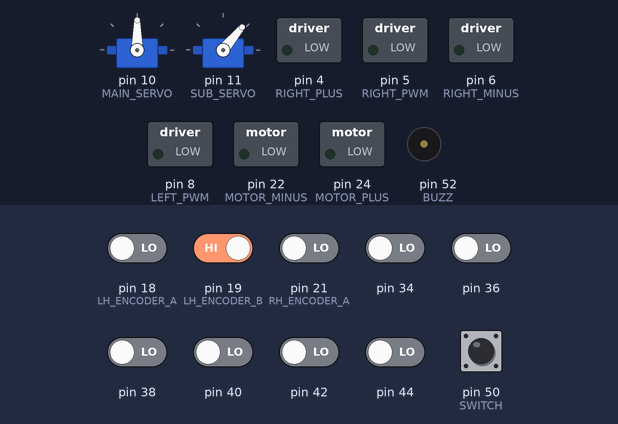
Bench run of a sketch on a simulated Arduino Mega 2560, built with avr-gcc and run on an emulated ATmega2560. Parts: 2 × servo, switched loads named in the sketch (green lamp = pin HIGH), buzzer (waves = sounding, pin HIGH). The inputs (shaded band) are chosen by the test bench; at power-on: pin 19 (LH_ENCODER_B), pin 50 (SWITCH) HIGH, pin 18 (LH_ENCODER_A), pin 21 (RH_ENCODER_A), pin 34, pin 36, pin 38, pin 40, pin 42, pin 44 LOW.

Above: at 3.6 s.
3.7 s: pin 50 (SWITCH) pulled LOW for 0.15 s
At 4.6 s:
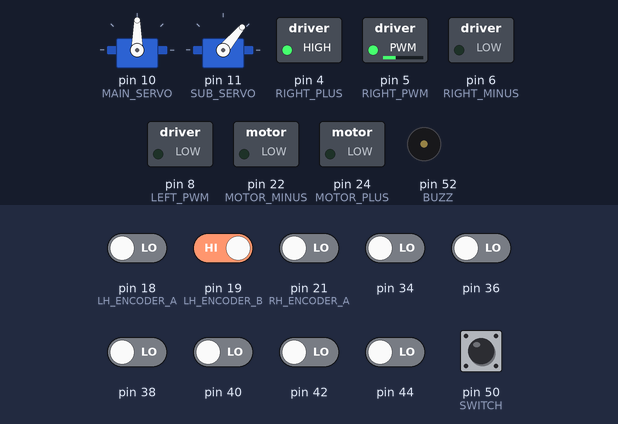
5.8 s: pin 38 driven HIGH
At 6.9 s:
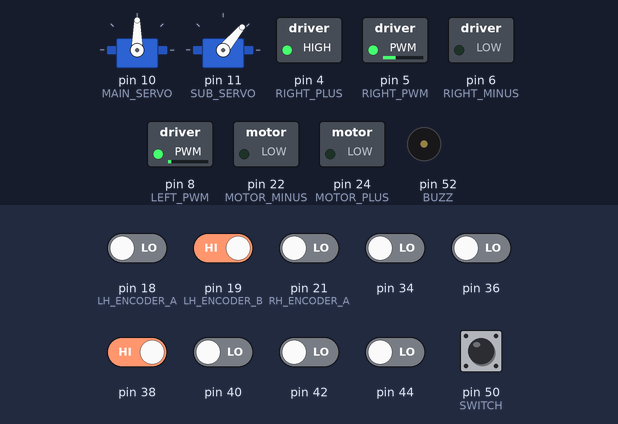
7.3 s: pin 40 driven HIGH
At 7.6 s:
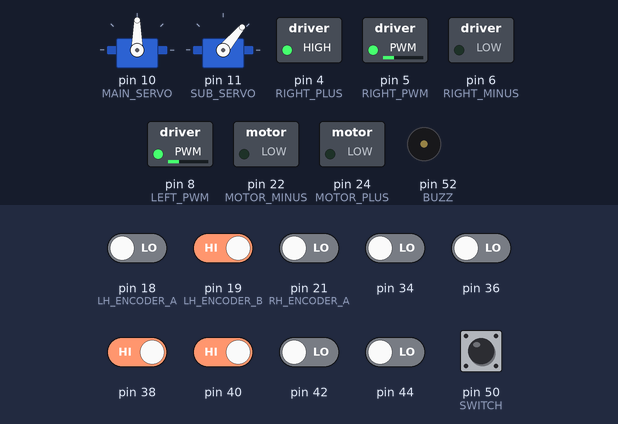
8.8 s: pin 19 (LH_ENCODER_B) driven LOW
At 9.8 s:
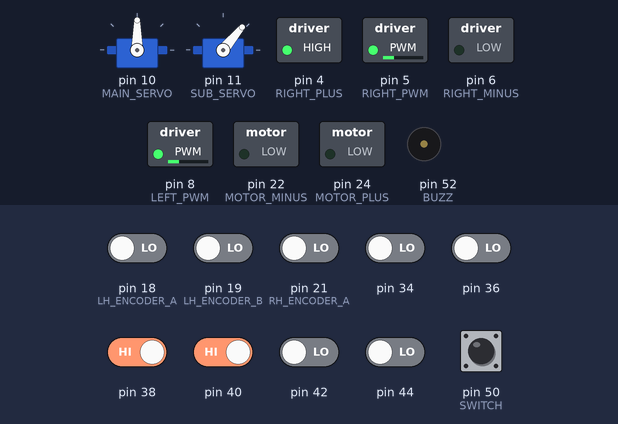
Timing chart, 0 to 11.3 s (numbered marks = the images above; inputs shaded):
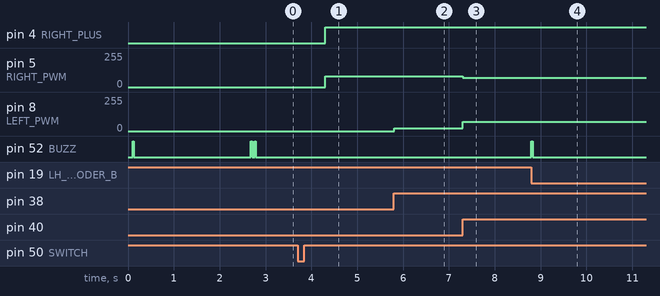

Measured:
- after the input at 3.7 s, pin 4 (RIGHT_PLUS): LOW → HIGH after 0.61 s; pin 5 (RIGHT_PWM): 0/255 → 80/255 after 0.61 s
- after the input at 5.8 s, pin 8 (LEFT_PWM): 0/255 → 20/255 at once
- after the input at 7.3 s, pin 5 (RIGHT_PWM): 80/255 → 70/255 at once; pin 8 (LEFT_PWM): 20/255 → 70/255 at once
- after the input at 8.8 s, pin 52 (BUZZ): LOW → HIGH at once, → LOW 0.03 s later

The sketch:

cross.ino
```cpp
#include <QTRSensors.h>
#include <NewPing.h>
#include <Servo.h>

int s0=37,s1=35,s2=39,s3=41;
int out_=3;
int flag_=0;
int counter_=0;
int countR=0,countG=0,countB=0;

int lastError = 0;
#define Kp 0.1 // experiment to determine this, start by something small that just makes your bot follow the line at a slow speed
#define Kd 2 // experiment to determine this, slowly increase the speeds and adjust this value. ( Note: Kp < Kd)
int rightMaxSpeed=220; // max speed of the robot
int leftMaxSpeed=220; // max speed of the robot
int rightBaseSpeed=90; // this is the speed at which the motors should spin when the robot is perfectly on the line
int leftBaseSpeed=90;  // this is the speed at which the motors should spin when the robot is perfectly on the line


#define TRIGGER_PIN  13
#define ECHO_PIN     12
#define MAX_DISTANCE 200
NewPing sonar(TRIGGER_PIN, ECHO_PIN, MAX_DISTANCE);

#define NUM_SENSORS   6
#define TIMEOUT       2500
#define EMITTER_PIN   2
QTRSensorsRC qtrrc((unsigned char[]) {34,36,38,40,42,44} ,NUM_SENSORS, TIMEOUT, EMITTER_PIN);
unsigned int sensorValues[NUM_SENSORS];

#define LEFT_PLUS 7
#define LEFT_MINUS 9
#define LEFT_PWM 8

#define RIGHT_PLUS 4
#define RIGHT_MINUS 6
#define RIGHT_PWM 5

#define RH_ENCODER_A 21 //black
#define RH_ENCODER_B 20 // red
#define LH_ENCODER_A 18 //blue
#define LH_ENCODER_B 19 // white

#define SWITCH 50
#define BUZZ 52

#define IS_SWITCH_OPEN digitalRead(SWITCH)>0

#define LIMIT 31
#define LIMIT_NOT_PRESSED (digitalRead(LIMIT)>0)

volatile unsigned long leftCount = 0;
volatile unsigned long rightCount = 0;

#define MAIN_SERVO 10
#define SUB_SERVO 11

#define MOTOR_PLUS 24
#define MOTOR_MINUS 22

Servo mainServo;
Servo subServo;

#define PASSING_ENC 1

void setup() {

  // set Motor PINS
  for(int i=4;i<=9;i+=2){
    pinMode(i,OUTPUT);
  }
  // Encorder
  pinMode(LH_ENCODER_A, INPUT);
  pinMode(LH_ENCODER_B, INPUT);
  pinMode(RH_ENCODER_A, INPUT);
  pinMode(RH_ENCODER_B, INPUT);

  // initialize hardware interrupts
  attachInterrupt(4, leftEncoderEvent, CHANGE);
  attachInterrupt(2, rightEncoderEvent, CHANGE);
  //for sensor panel
  for(int i=32;i<=48;i+=2){
    pinMode(i,INPUT);
  }

  pinMode(BUZZ,OUTPUT);
  Serial.begin(9600);

  //servo
  mainServo.attach(MAIN_SERVO);
  mainServo.write(90);

  subServo.attach(SUB_SERVO);
  subServo.write(50);
  //limit
  pinMode(LIMIT,INPUT);

  // motor
  pinMode(MOTOR_PLUS,OUTPUT);
  pinMode(MOTOR_MINUS,OUTPUT);

  //color
  pinMode(s0,OUTPUT);
  pinMode(s1,OUTPUT);
  pinMode(s2,OUTPUT);
  pinMode(s3,OUTPUT);

  sensorCalibrate();
  delay(300);

  passStart();
  passBlack();
  //passWhite();
  motorStop();
  while(1);
}


void loop() {

unsigned int positions = qtrrc.readLine(sensorValues,QTR_EMITTERS_ON,1);

  delay(500);
  Serial.println(positions);

//  for(int y=90;y<=140;y+=1){
//  rightBaseSpeed=y;
//  leftBaseSpeed=y;
//  delay(1);
//  doPID();
//  }
//
//  while(1){
//    doPID();
//    if(sensorValues[0]>400 && sensorValues[1]>400 && sensorValues[2]>400){
//    motorStop();
//    beep(2);
//    while(1);
//    }
//  }


}

void passStart(){

    rightBaseSpeed=70;
    leftBaseSpeed=70;
    rightMaxSpeed =80;
    leftMaxSpeed =80;

    while(getPosition(0) != 2500){
      doPID();
    }
    doencode(PASSING_ENC);
    beep(1);
}

void passBlack(){

    int u;
    while(getPosition(1)!=2500){
      u=getPosition(1);
      if(u>2500 && u<2504)
      doPIDB();
    }
    doencode(PASSING_ENC);
    beep(1);
//    while(1){
//      doPIDB();
//      u=getPosition(1);
//      if(u>0 && u<4)
//        break;
//    }
//    doencode(PASSING_ENC);
}

void passWhite(){

    rightBaseSpeed=90;
    leftBaseSpeed=90;
    rightMaxSpeed =120;
    leftMaxSpeed =120;
    int u;
    while(1){
      doPID();
      u=getPosition(0);
      if(u>2500 && u<2504)
        break;
    }
    doencode(PASSING_ENC);
    beep(1);
    while(1){
      doPIDB();
      u=getPosition(0);
      if(u>0 && u<4)
        break;
    }
    doencode(PASSING_ENC);
}


void doencode(int enc){
  leftCount=0;
  while(leftCount<enc){
    motorForward(leftBaseSpeed,rightBaseSpeed);
  }
}

void doPID(){
  int position = getPosition(0); // get calibrated readings along with the line position, refer to the QTR Sensors Arduino Library for more details on line position.

  int error = position - 2500;
  int motorSpeed = Kp * error + Kd * (error - lastError);
  lastError = error;

  int rightMotorSpeed = rightBaseSpeed - motorSpeed;
  int leftMotorSpeed = leftBaseSpeed + motorSpeed;

  if (rightMotorSpeed > rightMaxSpeed ) rightMotorSpeed = rightMaxSpeed; // prevent the motor from going beyond max speed
  if (leftMotorSpeed > leftMaxSpeed ) leftMotorSpeed = leftMaxSpeed; // prevent the motor from going beyond max speed
  if (rightMotorSpeed < 0) rightMotorSpeed = 0; // keep the motor speed positive
  if (leftMotorSpeed < 0) leftMotorSpeed = 0; // keep the motor speed positive
  motorForward(leftMotorSpeed,rightMotorSpeed);
}


void doPIDB(){
  int position = getPosition(1); // get calibrated readings along with the line position, refer to the QTR Sensors Arduino Library for more details on line position

  int error = position - 2500;
  int motorSpeed = Kp * error + Kd * (error - lastError);
  lastError = error;

  int rightMotorSpeed = rightBaseSpeed - motorSpeed;
  int leftMotorSpeed = leftBaseSpeed + motorSpeed;

  if (rightMotorSpeed > rightMaxSpeed ) rightMotorSpeed = rightMaxSpeed; // prevent the motor from going beyond max speed
  if (leftMotorSpeed > leftMaxSpeed ) leftMotorSpeed = leftMaxSpeed; // prevent the motor from going beyond max speed
  if (rightMotorSpeed < 0) rightMotorSpeed = 0; // keep the motor speed positive
  if (leftMotorSpeed < 0) leftMotorSpeed = 0; // keep the motor speed positive
  motorForward(leftMotorSpeed,rightMotorSpeed);
}

int getPosition(int isblack){
  unsigned int position = qtrrc.readLine(sensorValues,QTR_EMITTERS_ON,isblack);
  return position;
}

void sensorCalibrate(){
  delay(100);
  beep(1);
  for (int i = 0; i < 100; i++)
  {
    qtrrc.calibrate();
  }
  beep(2);
  while(IS_SWITCH_OPEN);
  delay(300);
}


void handUp(){
    for (int pos = 0; pos <=90; pos +=1) {
    mainServo.write(pos);
    delay(15);
    }
}

void handDown(){
    for (int pos = 90; pos >=0; pos -=1) {
    mainServo.write(pos);
    delay(15);
    }
}


void beep(int i){
    for(int j=0;j<i;j++){
      digitalWrite(52,HIGH);
      delay(30);
      digitalWrite(52,LOW);
      delay(50);
    }
}

void checkPanel(){
  qtrrc.read(sensorValues);
  for (unsigned char i = 0; i < NUM_SENSORS; i++)
  {
    Serial.print(sensorValues[i]/2500);
    Serial.print('\t');
  }
  Serial.println();

  delay(250);
}

void leftEncoderEvent() {
  if (digitalRead(LH_ENCODER_A) == HIGH) {
    if (digitalRead(LH_ENCODER_B) == LOW) {
      leftCount++;
    } else {
      leftCount--;
    }
  } else {
    if (digitalRead(LH_ENCODER_B) == LOW) {
      leftCount--;
    } else {
      leftCount++;
    }
  }
}

void rightEncoderEvent() {
  if (digitalRead(RH_ENCODER_A) == HIGH) {
    if (digitalRead(RH_ENCODER_B) == LOW) {
      rightCount++;
    } else {
      rightCount--;
    }
  } else {
    if (digitalRead(RH_ENCODER_B) == LOW) {
      rightCount--;
    } else {
      rightCount++;
    }
  }
}

void motorForward(int pwml,int pwmr){
  rMotorForward(pwmr);
  lMotorForward(pwml);
}

void motorReverse(int pwml,int pwmr){
  rMotorReverse(pwmr);
  lMotorReverse(pwml);
}

void lMotorForward(int pwm){
  digitalWrite(LEFT_PLUS,HIGH);
  digitalWrite(LEFT_MINUS,LOW);
  analogWrite(LEFT_PWM,pwm);
}

void rMotorForward(int pwm){
  digitalWrite(RIGHT_PLUS,HIGH);
  digitalWrite(RIGHT_MINUS,LOW);
  analogWrite(RIGHT_PWM, pwm);
}

void lMotorReverse(int pwm){
  digitalWrite(LEFT_PLUS,LOW);
  digitalWrite(LEFT_MINUS,HIGH);
  analogWrite(LEFT_PWM,pwm);
}

void rMotorReverse(int pwm){
  digitalWrite(RIGHT_PLUS,LOW);
  digitalWrite(RIGHT_MINUS,HIGH);
  analogWrite(RIGHT_PWM, pwm);
}

void motorStop(){

  digitalWrite(RIGHT_PLUS,LOW);
  digitalWrite(RIGHT_MINUS,LOW);
  digitalWrite(LEFT_PLUS,LOW);
  digitalWrite(LEFT_MINUS,LOW);
  analogWrite(RIGHT_PWM, 0);
  analogWrite(LEFT_PWM,0);

}

double readSonar(){
  int uS = sonar.ping();
  return (int)(uS / US_ROUNDTRIP_CM);
}

void motorUp(){
  digitalWrite(MOTOR_PLUS,HIGH);
  digitalWrite(MOTOR_MINUS,LOW);
  delay(60);
}


void motorDown(){
  digitalWrite(MOTOR_PLUS,LOW);
  digitalWrite(MOTOR_MINUS,HIGH);
  delay(60);
}


void motorStopUpDown(){
  digitalWrite(MOTOR_PLUS,HIGH);
  digitalWrite(MOTOR_MINUS,HIGH);
  delay(50);
  digitalWrite(MOTOR_PLUS,LOW);
  digitalWrite(MOTOR_MINUS,LOW);
}

void TCS()
 {
   digitalWrite(s1,HIGH);
   digitalWrite(s0,LOW);
   flag_=0;
   attachInterrupt(0, ISR_INTO, CHANGE);
   timer2_init();
 }
void ISR_INTO()
 {
   counter_++;
 }
 void timer2_init(void)
 {
   TCCR2A=0x00;
   TCCR2B=0x07; //the clock frequency source 1024 points
   TCNT2= 100;    //10 ms overflow again
   TIMSK2 = 0x01; //allow interrupt
 }
 int i=0;
 ISR(TIMER2_OVF_vect)//the timer 2, 10ms interrupt overflow again. Internal overflow interrupt executive function
{
 TCNT2=100;
 flag_++;
 if(flag_==1)
  {
    counter_=0;
  }
 else if(flag_==2)
   {
    digitalWrite(s2,LOW);
    digitalWrite(s3,LOW);
    countR=counter_/1.051;
    digitalWrite(s2,HIGH);
    digitalWrite(s3,HIGH);
   }
 else if(flag_==3)
    {
     countG=counter_/1.0157;
     digitalWrite(s2,LOW);
     digitalWrite(s3,HIGH);

    }
 else if(flag_==4)
    {
     countB=counter_/1.114;
     digitalWrite(s2,LOW);
     digitalWrite(s3,LOW);
     }
 else
     {
     flag_=0;
      TIMSK2 = 0x00;
     }
     counter_=0;
     delay(2);
}
```
